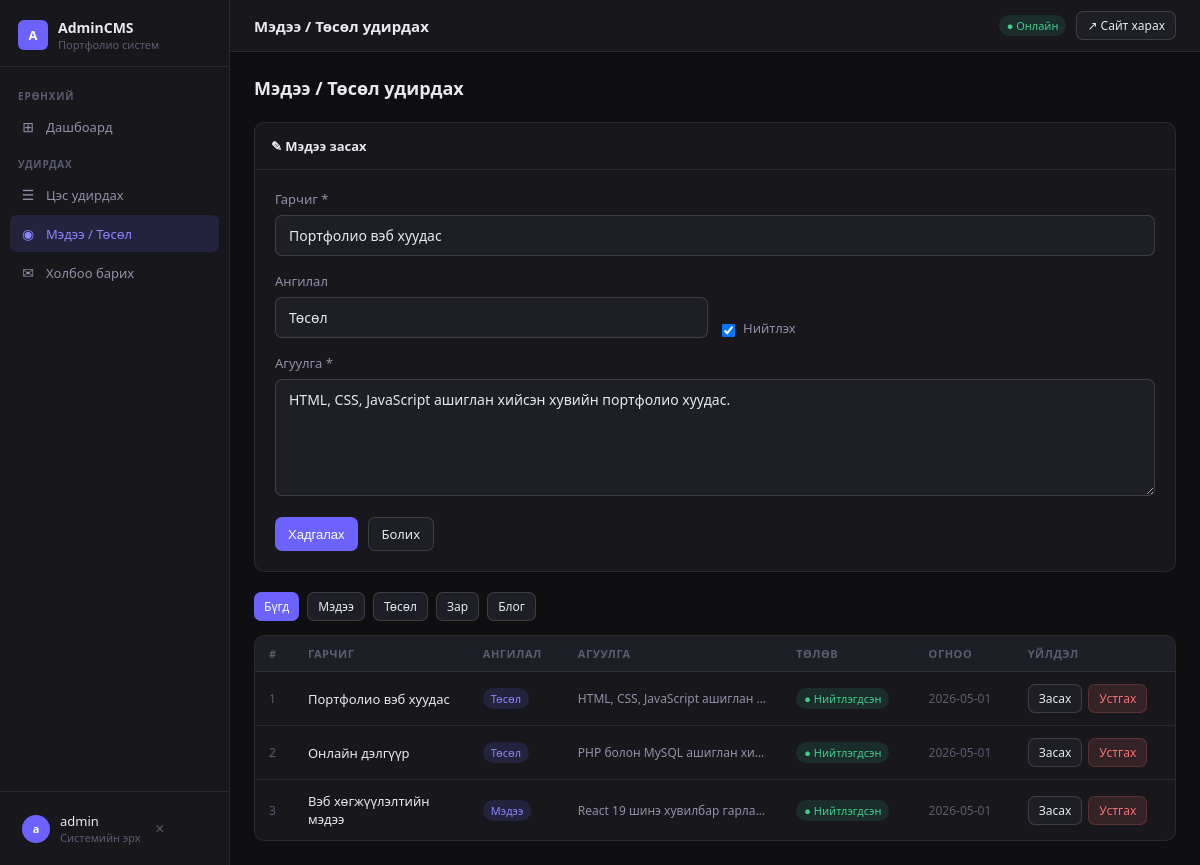
Screenshot of /admin/news.php?edit=1 (signed in) with the database file from the repository.
### tables this page shows
CREATE TABLE IF NOT EXISTS news (
    id INT AUTO_INCREMENT PRIMARY KEY,
    title VARCHAR(255) NOT NULL,
    content TEXT,
    category ENUM('Мэдээ','Төсөл','Зар','Блог') DEFAULT 'Мэдээ',
    image_url VARCHAR(255),
    is_published TINYINT(1) DEFAULT 1,
    created_at TIMESTAMP DEFAULT CURRENT_TIMESTAMP,
    updated_at TIMESTAMP DEFAULT CURRENT_TIMESTAMP ON UPDATE CURRENT_TIMESTAMP
);

### admin/news.php (the view, shortened to what this page needs)
<?php require_once 'auth.php'; ?>
<?php
$edit = null;
if (isset($_GET['edit'])) {
    $eid = (int)$_GET['edit'];
    $edit = $conn->query("SELECT * FROM news WHERE id=$eid")->fetch_assoc();
}
$filter = $_GET['cat'] ?? '';
$where = $filter ? "WHERE category='" . $conn->real_escape_string($filter) . "'" : '';
$items = [];
$res = $conn->query("SELECT * FROM news $where ORDER BY created_at DESC");
while ($row = $res->fetch_assoc()) $items[] = $row;
$categories = ['Мэдээ','Төсөл','Зар','Блог'];
?>
<!DOCTYPE html>
<html lang="mn">
<head>
</head>
<body>
<?php include 'partials/sidebar.php'; ?>
<div class="main">
  <?php include 'partials/topbar.php'; ?>
  <div class="content">
    <div class="page-header">
      <h2>Мэдээ / Төсөл удирдах</h2>
    </div>
    <div class="card" style="margin-bottom:20px">
      <div class="card-header"><?= $edit ? '✎ Мэдээ засах' : '＋ Шинэ мэдээ / төсөл нэмэх' ?></div>
      <div style="padding:20px">
        <form method="POST">
          <div class="form-group">
            <label class="form-label">Гарчиг *</label>
            <input class="form-input" name="title" placeholder="Мэдээ эсвэл төслийн гарчиг" value="<?= htmlspecialchars($edit['title'] ?? '') ?>" required>
          </div>
          <div class="form-row">
            <div class="form-group">
              <label class="form-label">Ангилал</label>
              <select class="form-select" name="category">
                <?php foreach ($categories as $cat): ?>
                  <option value="<?= $cat ?>" <?= ($edit['category'] ?? '') === $cat ? 'selected' : '' ?>><?= $cat ?></option>
                <?php endforeach; ?>
              </select>
            </div>
            <div class="form-group" style="display:flex;align-items:flex-end;gap:8px;padding-bottom:1px">
              <input type="checkbox" name="is_published" id="pub" value="1" <?= (!$edit || $edit['is_published']) ? 'checked' : '' ?> style="width:auto">
              <label for="pub" style="margin:0;cursor:pointer;font-size:13px;color:var(--text2)">Нийтлэх</label>
            </div>
          </div>
          <div class="form-group">
            <label class="form-label">Агуулга *</label>
            <textarea class="form-textarea" name="content" rows="5" placeholder="Мэдээний агуулгыг бичнэ үү..." required><?= htmlspecialchars($edit['content'] ?? '') ?></textarea>
          </div>
          <div style="display:flex;gap:10px">
            <button type="submit" class="btn btn-accent"><?= $edit ? 'Хадгалах' : '＋ Нэмэх' ?></button>
            <?php if ($edit): ?><a href="news.php" class="btn btn-surface">Болих</a><?php endif; ?>
          </div>
        </form>
      </div>
    </div>
    <div style="display:flex;gap:8px;margin-bottom:14px;flex-wrap:wrap">
      <a href="news.php" class="btn btn-sm <?= !$filter ? 'btn-accent' : 'btn-surface' ?>">Бүгд</a>
      <?php foreach ($categories as $cat): ?>
        <a href="news.php?cat=<?= urlencode($cat) ?>" class="btn btn-sm <?= $filter===$cat ? 'btn-accent' : 'btn-surface' ?>"><?= $cat ?></a>
      <?php endforeach; ?>
    </div>
    <div class="table-wrap">
      <?php if ($items): ?>
      <table>
        <thead><tr>
          <th>#</th><th>Гарчиг</th><th>Ангилал</th><th>Агуулга</th><th>Төлөв</th><th>Огноо</th><th>Үйлдэл</th>
        </tr></thead>
        <tbody>
        <?php foreach ($items as $n): ?>
        <tr>
          <td style="color:var(--text3);font-size:12px"><?= $n['id'] ?></td>
          <td style="font-weight:500;max-width:160px"><?= htmlspecialchars($n['title']) ?></td>
          <td><span class="badge badge-accent"><?= $n['category'] ?></span></td>
          <td style="color:var(--text2);font-size:12px;max-width:200px;overflow:hidden;text-overflow:ellipsis;white-space:nowrap">
            <?= htmlspecialchars(mb_substr($n['content'], 0, 60)) ?>...
          </td>
          <td>
            <?= $n['is_published']
              ? '<span class="badge badge-green">● Нийтлэгдсэн</span>'
              : '<span class="badge badge-amber">● Ноорог</span>' ?>
          </td>
          <td style="font-size:12px;color:var(--text3)"><?= date('Y-m-d', strtotime($n['created_at'])) ?></td>
          <td>
            <div style="display:flex;gap:6px">
              <a href="news.php?edit=<?= $n['id'] ?>" class="btn btn-sm btn-surface">Засах</a>
              <a href="news.php?delete=<?= $n['id'] ?>" class="btn btn-sm btn-danger"
                 onclick="return confirm('<?= htmlspecialchars($n['title']) ?> мэдээг устгах уу?')">Устгах</a>
            </div>
          </td>
        </tr>
        <?php endforeach; ?>
        </tbody>
      </table>
      <?php else: ?>
        <div class="empty-state">Мэдээ байхгүй байна. Шинэ мэдээ нэмнэ үү.</div>
      <?php endif; ?>
    </div>
  </div>
</div>
</body>
</html>

### admin/partials/head.php (style rules this page uses)
*, *::before, *::after { box-sizing: border-box; margin: 0; padding: 0; }
:root { --bg: #0f0f12; --surface: #17171c; --surface2: #1e1e26; --surface3: #252530; --border: rgba(255,255,255,0.08); --border2: rgba(255,255,255,0.14); --accent: #6c63ff; --accent2: #8b85ff; --text: #e8e8f0; --text2: #9090a8; --text3: #5c5c70; --green: #3ecf8e; --red: #f87171; --amber: #fbbf24; --info: #60a5fa; }
body { font-family: 'Segoe UI', Arial, sans-serif; background: var(--bg); color: var(--text); display: flex; min-height: 100vh; }
.main { margin-left: 230px; flex: 1; display: flex; flex-direction: column; min-height: 100vh; }
.badge { display: inline-flex; align-items: center; padding: 3px 8px; border-radius: 20px; font-size: 11px; font-weight: 500; }
.badge-green { background: rgba(62,207,142,0.12); color: var(--green); }
.badge-accent { background: rgba(108,99,255,0.15); color: var(--accent2); }
.content { padding: 24px; flex: 1; }
.page-header { display: flex; align-items: center; justify-content: space-between; margin-bottom: 22px; }
.page-header h2 { font-size: 18px; font-weight: 600; }
.card { background: var(--surface); border: 1px solid var(--border); border-radius: 10px; overflow: hidden; }
.card-header { padding: 14px 16px; border-bottom: 1px solid var(--border); font-size: 13px; font-weight: 600; display: flex; align-items: center; justify-content: space-between; }
.table-wrap { background: var(--surface); border: 1px solid var(--border); border-radius: 10px; overflow: hidden; }
table { width: 100%; border-collapse: collapse; }
thead { background: var(--surface2); }
th { padding: 10px 14px; text-align: left; font-size: 11px; font-weight: 600; color: var(--text3); text-transform: uppercase; letter-spacing: 0.05em; border-bottom: 1px solid var(--border); }
td { padding: 12px 14px; font-size: 13px; border-bottom: 1px solid var(--border); vertical-align: middle; }
tr:last-child td { border-bottom: none; }
.btn { display: inline-flex; align-items: center; gap: 6px; padding: 7px 13px; border-radius: 7px; font-size: 13px; font-weight: 500; cursor: pointer; border: none; text-decoration: none; transition: all 0.15s; }
.btn-sm { padding: 5px 10px; font-size: 12px; }
.btn-accent { background: var(--accent); color: white; }
.btn-surface { background: var(--surface2); color: var(--text); border: 1px solid var(--border2); }
.btn-danger { background: rgba(248,113,113,0.12); color: var(--red); border: 1px solid rgba(248,113,113,0.2); }
.form-group { margin-bottom: 16px; }
.form-label { display: block; font-size: 13px; color: var(--text2); margin-bottom: 7px; }
.form-input, .form-select, .form-textarea { width: 100%; padding: 10px 13px; background: var(--surface2); border: 1px solid var(--border2); border-radius: 7px; color: var(--text); font-family: inherit; font-size: 14px; outline: none; transition: border-color 0.2s; }
.form-textarea { resize: vertical; min-height: 100px; }
.form-select { appearance: none; cursor: pointer; }
.form-row { display: grid; grid-template-columns: 1fr 1fr; gap: 14px; }

### rows the page displays
news: title "Портфолио вэб хуудас", category "Төсөл", is_published "☑", content "HTML, CSS, JavaScript ашиглан хийсэн хувийн портфолио хуудас.", id "1", content "HTML, CSS, JavaScript ашиглан…", shows "● Нийтлэгдсэн", created_at "2026-05-01"
news: id "2", title "Онлайн дэлгүүр", category "Төсөл", content "PHP болон MySQL ашиглан хи…", is_published "● Нийтлэгдсэн", created_at "2026-05-01"
news: id "3", title "Вэб хөгжүүлэлтийн мэдээ", category "Мэдээ", content "React 19 шинэ хувилбар гарла…", is_published "● Нийтлэгдсэн", created_at "2026-05-01"

### other values shown
mb_substr($_SESSION['admin_user'] ?? 'A', 0, 1) "a"
$_SESSION['admin_user'] "admin"
$title "Мэдээ / Төсөл удирдах"
$cat "Мэдээ"
$cat "Төсөл"
$cat "Зар"
$cat "Блог"
